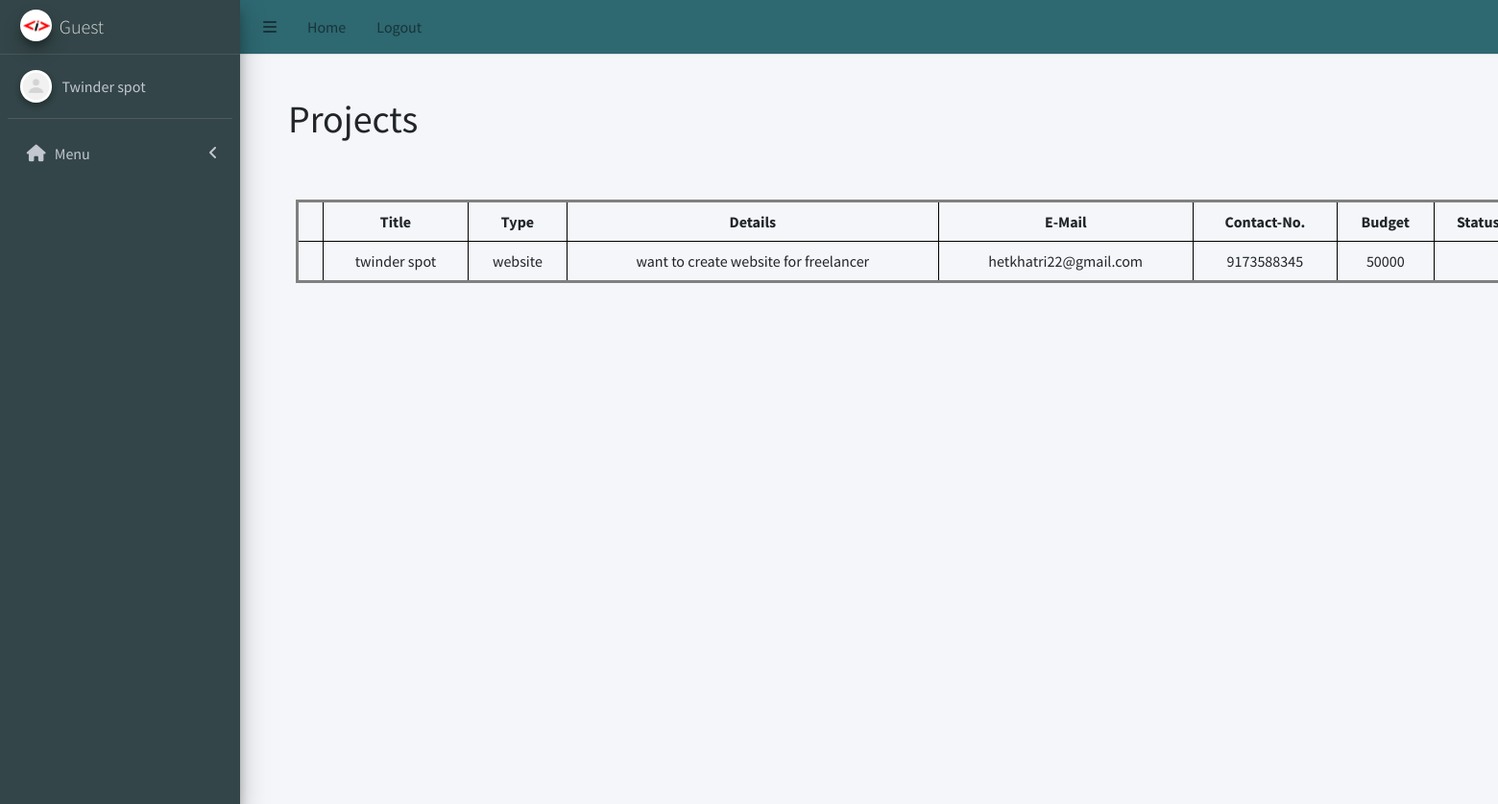
Before: /admin/admin_project.php with the older database file.
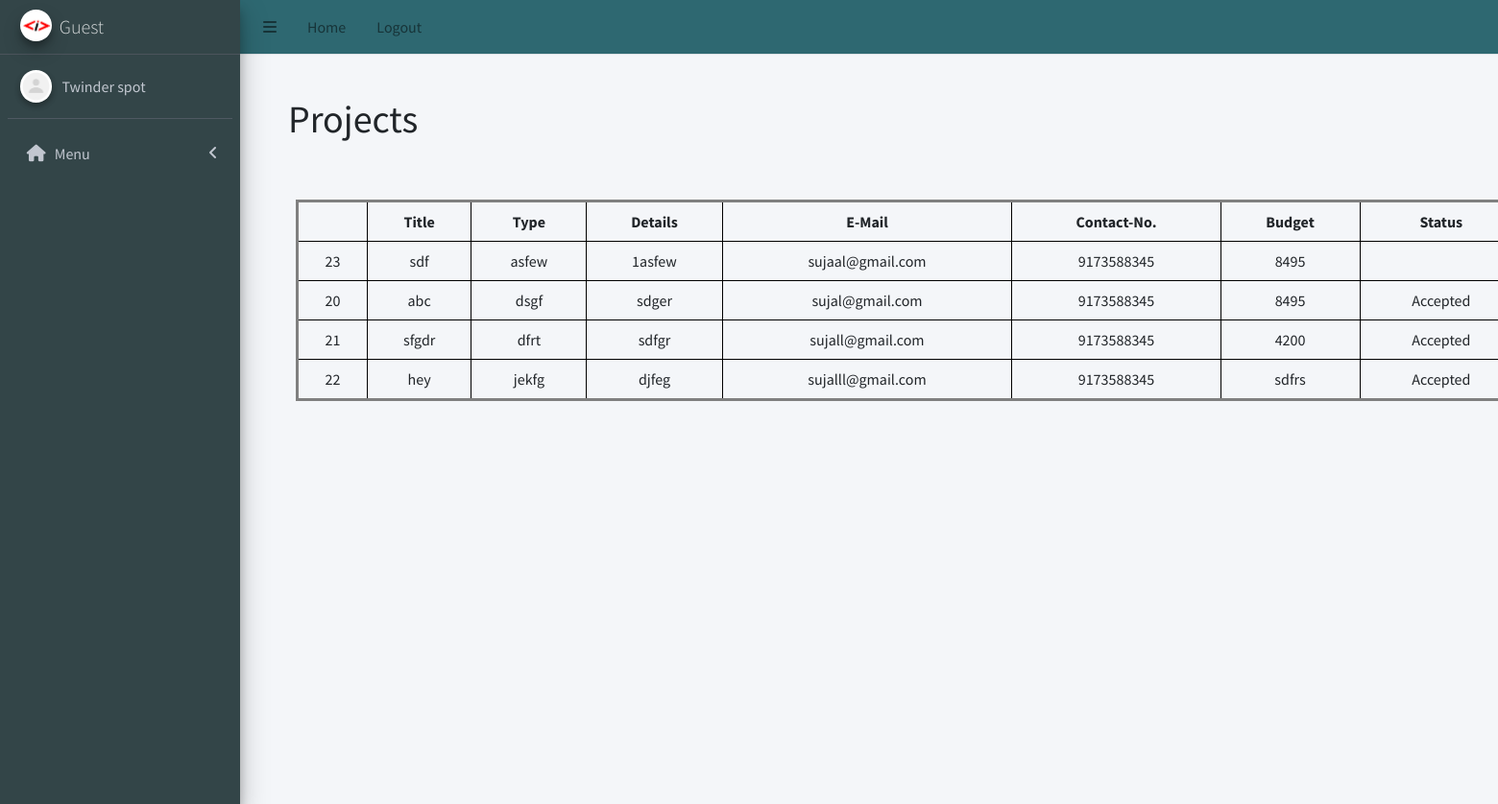
After: the same page with the newer database file.
### tables this page shows
CREATE TABLE `user_project` (
  `id` int(255) NOT NULL,
  `title` varchar(255) NOT NULL,
  `type` varchar(255) NOT NULL,
  `details` varchar(255) NOT NULL,
  `email` varchar(255) NOT NULL,
  `contactno` varchar(255) NOT NULL,
  `budget` varchar(255) NOT NULL,
  `status` varchar(255) NOT NULL
);

### admin/admin_project.php (the view, shortened to what this page needs)
<!DOCTYPE html>
<html lang="en">
<head>
  <link rel="stylesheet" href="../css/admin_project.css">
  <link rel="stylesheet" href="../src/css/adminlte.min.css">
  <link rel="stylesheet" href="https://cdnjs.cloudflare.com/ajax/libs/font-awesome/5.15.4/css/all.min.css">
</head>
<body class="hold-transition sidebar-mini">
  <div class="wrapper">
    <?php include 'admin_header.php' ?>
    <div class="content-wrapper">
    <h1 class="head">Projects</h1>
    <?php
     $sql = "select * from user_project";
     $result = $connection->query($sql);
     ?>
      <table class="project">
        <tr>
            <th> </th>
            <th>Title</th>
            <th>Type</th>
            <th>Details</th>
            <th>E-Mail</th>
            <th>Contact-No.</th>
            <th>Budget</th>
            <th>Status</th>
        </tr>
        <?php
    if ($result->num_rows > 0)
    {
        while ($row = $result->fetch_assoc()) {
            echo "<tr>
                    <td>" . $row["id"] . "</td>
                    <td>" . $row["title"] . "</td>
                    <td>" . $row["type"] . "</td>
                    <td>" . $row["details"] . "</td>
                    <td>" . $row["email"] . "</td>
                    <td>" . $row["contactno"] . "</td>
                    <td>" . $row["budget"] . "</td>
                    <td>" . $row["status"] . "</td>
                  </tr>";
        }
    }
    else
    {
        echo "<tr><td colspan='4'>No records found</td></tr>";
      }
      ?>
      </table>
    </div>
  </div>
</body>
</html>

### admin/admin_header.php (shortened to what this page needs)
<?php
$menuItems = [
    [
        "menuTitle" => "Menu",
        "icon" => "fas fa-home",
        "pages" => [
            ["title" => "Home", "url" => "index.php"]
        ],
    ],
];
?>
<ul class="navbar-nav ml-auto">
    <head>
        <link href="https://cdnjs.cloudflare.com/ajax/libs/font-awesome/6.0.0-beta3/css/all.min.css" rel="stylesheet">
    </head>
    <nav class="main-header navbar navbar-expand navbar-white navbar-light">
        <ul class="navbar-nav">
            <li class="nav-item">
                <a class="nav-link" data-widget="pushmenu" role="button"><i class="fas fa-bars"></i></a>
            </li>
            <li class="nav-item d-none d-sm-inline-block">
                <a href="admin_home.php" class="nav-link">Home</a>
            </li>
            <li class="nav-item d-none d-sm-inline-block">
                <a onclick="logout()" class="nav-link">Logout</a>
            </li>
        </ul>
</ul>
<div class="main-header" style="padding: 0px 10px; background-color: #f4f6f9; border-bottom: none !important;">
    <div class="content-header">
    </div>
</div>
<?php
if (isset($_SESSION['ub'])) {
    $username = $_SESSION['ub'];
} else {
    $username = "Guest";
}
?>
<aside class="main-sidebar sidebar-dark-primary elevation-4">
    <a href="./" class="brand-link">
        <img src="../src/images/logo.png" alt="Admin Panel Logo" class="brand-image img-circle elevation-3">
        <span class="brand-text font-weight-light"><?php echo $username ?></span>
    </a>
    <div class="sidebar">
        <div class="user-panel mt-3 pb-3 mb-3 d-flex">
            <div class="image">
                <img src="../src/images/default.png" class="img-circle elevation-2" alt="User Image">
            </div>
            <div class="info">
                <a href="./" class="d-block">Twinder spot</a>
            </div>
        </div>
        <nav class="mt-2">
            <ul class="nav nav-pills nav-sidebar flex-column" data-widget="treeview" role="menu">
                <?php foreach ($menuItems as $menuItem): ?>
                    <?php $isMenuOpen = false;
                    $isActive = false;
                    ?>
                    <li class="nav-item has-treeview <?= $isMenuOpen ? 'menu-open' : '' ?>">
                        <a class="nav-link <?= $isActive ? 'active' : '' ?>">
                            <i class="nav-icon <?= $menuItem['icon'] ?>"></i>
                            <p>
                                <?= $menuItem['menuTitle'] ?>
                                <?= !empty($menuItem['pages']) ? '<i class="right fas fa-angle-left"></i>' : '' ?>
                            </p>
                        </a>
                    </li>
                <?php endforeach; ?>
            </ul>
        </nav>
    </div>
</aside>

Changed rows visible on the page:
removed user_project: title "twinder spot", type "website", details "want to create website for freelancer", email "hetkhatri22@gmail.com", contactno "9173588345", budget "50000"
added user_project: id "23", title "sdf", type "asfew", details "1asfew", email "sujaal@gmail.com", contactno "9173588345", budget "8495"
added user_project: id "20", title "abc", type "dsgf", details "sdger", email "sujal@gmail.com", contactno "9173588345", budget "8495", status "Accepted"
added user_project: id "21", title "sfgdr", type "dfrt", details "sdfgr", email "sujall@gmail.com", contactno "9173588345", budget "4200", status "Accepted"
added user_project: id "22", title "hey", type "jekfg", details "djfeg", email "sujalll@gmail.com", contactno "9173588345", budget "sdfrs", status "Accepted"
